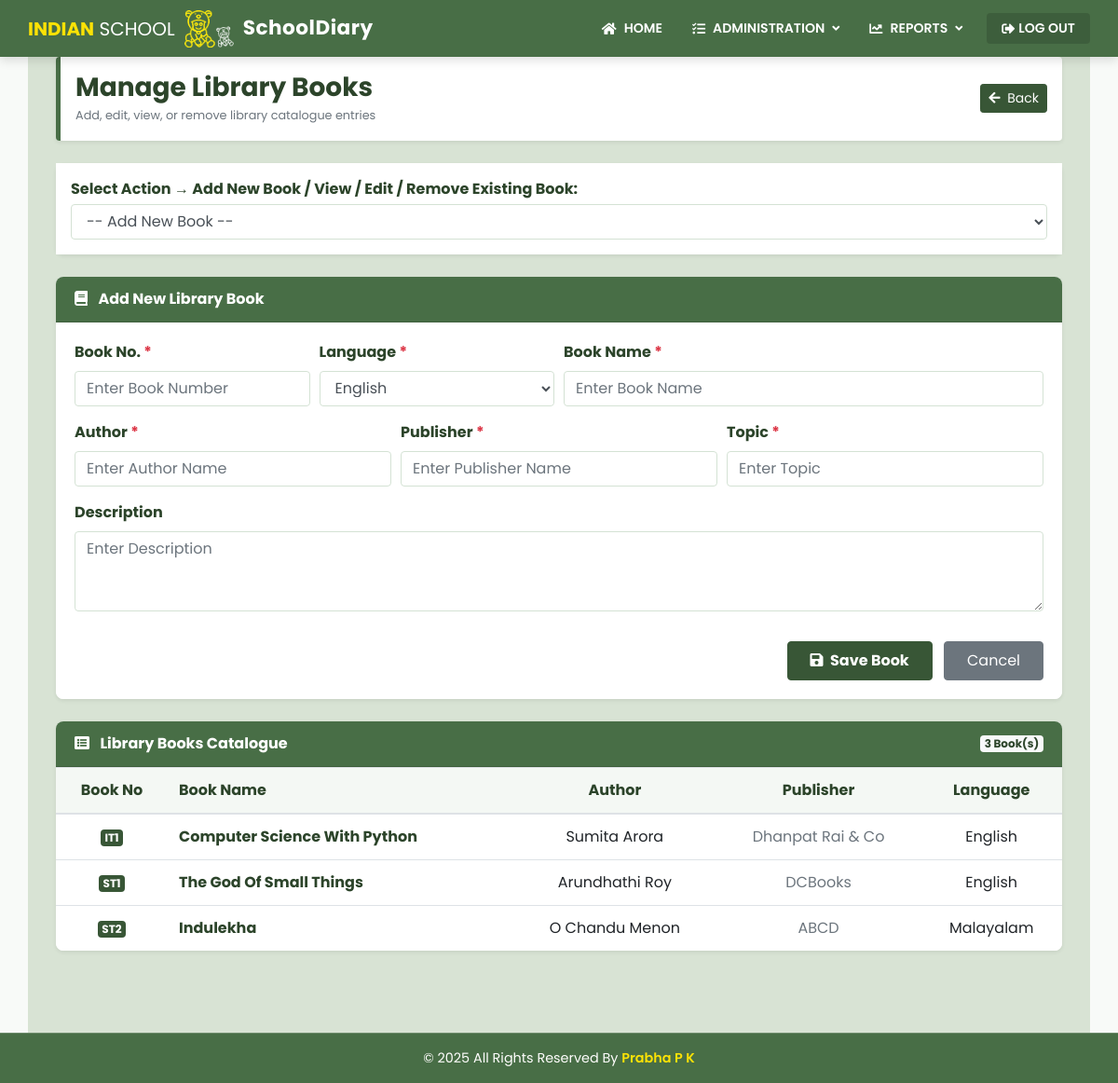
The page /Admin_Principal/Admin_LibraryBooks/ on the database its author committed.
### Admin_Principal/models.py (models this page shows, shortened)
class LibraryBook_model(models.Model):
    BookNo = models.CharField(max_length=10,unique=True)
    BookName = models.CharField(max_length=100)
    Language = models.CharField(max_length=25,choices=[('English','English'),('Hindi','Hindi'),('Malayalam','Malayalam'),('Tamil','Tamil'),('Telugu','Telugu'),('Kannada','Kannada'),('Other Indian Language','Other_Indian_Language'),('Foreign_Language','Foreign_Language')],default='English')
    Author= models.CharField(max_length=40)
    Publisher = models.CharField(max_length=40)
    Topic =models.CharField(max_length=30)
    Description = models.TextField(max_length=100)
    class Meta:
        db_table = "LibraryBook"

### Admin_Principal/views.py (the view, shortened to what this page needs)
# urls.py: path('Admin_LibraryBooks/', views.Admin_LibraryBooks, name='Admin_LibraryBooks'),
@transaction.atomic
def Admin_LibraryBooks(request):
    library_books = LibraryBook_model.objects.all().order_by('BookNo')
    return render(request, 'Admin_LibraryBooks.html', {'library_books': library_books})

### Templates/Admin_LibraryBooks.html (shortened to what this page needs)
{% extends 'AdminPrincipalFrame.html' %}
{% load static %}
{% block content %}
<div class="container my-4">
    <div class="d-flex justify-content-between align-items-center mb-4 bg-white p-3 rounded shadow-sm" style="border-left: 5px solid #486E46;">
        <div>
            <h3 class="font-weight-bold mb-0" style="color: #2c442a;">Manage Library Books</h3>
            <small class="text-muted">Add, edit, view, or remove library catalogue entries</small>
        </div>
        <a class="btn btn-sm text-white" style="background-color: #385636; border-color: #385636;" href="{% url 'admin_home' %}">
            <i class="fas fa-arrow-left mr-1"></i> Back
        </a>
    </div>
    <div class="card shadow-sm border-0 mb-4" style="border-radius: 8px;">
        <div class="card-body bg-white p-3">
            <div class="form-group mb-0">
                <label class="font-weight-bold mb-1" style="color: #2c442a;">
                    Select Action &rarr; Add New Book / View / Edit / Remove Existing Book:
                </label>
                <select id="bookSelect" class="form-control" style="border-color: #d4e2d4;">
                    <option value="NEW">-- Add New Book --</option>
                </select>
            </div>
        </div>
    </div>
    <div class="card shadow-sm border-0 mb-4" style="border-radius: 8px; overflow: hidden;">
        <div class="card-header text-white font-weight-bold d-flex justify-content-between align-items-center" style="background-color: #486E46;">
            <span id="formHeader">
                <i class="fas fa-book mr-2"></i> Add New Library Book
            </span>
        </div>
        <div class="card-body bg-white">
            <form method="POST" action="{% url 'Admin_LibraryBooks' %}" id="bookForm">
                <div class="form-row">
                    <div class="form-group col-md-3">
                        <label class="font-weight-bold" style="color: #2c442a;">Book No. <span class="text-danger">*</span></label>
                        <input type="text" name="BookNo" id="BookNo" class="form-control" placeholder="Enter Book Number" style="border-color: #d4e2d4;" required>
                    </div>
                    <div class="form-group col-md-3">
                        <label class="font-weight-bold" style="color: #2c442a;">Language <span class="text-danger">*</span></label>
                        <select name="Language" id="Language" class="form-control" style="border-color: #d4e2d4;" required>
                            <option value="English">English</option>
                        </select>
                    </div>
                    <div class="form-group col-md-6">
                        <label class="font-weight-bold" style="color: #2c442a;">Book Name <span class="text-danger">*</span></label>
                        <input type="text" name="BookName" id="BookName" class="form-control" placeholder="Enter Book Name" style="border-color: #d4e2d4;" required>
                    </div>
                </div>
                <div class="form-row">
                    <div class="form-group col-md-4">
                        <label class="font-weight-bold" style="color: #2c442a;">Author <span class="text-danger">*</span></label>
                        <input type="text" name="Author" id="Author" class="form-control" placeholder="Enter Author Name" style="border-color: #d4e2d4;" required>
                    </div>
                    <div class="form-group col-md-4">
                        <label class="font-weight-bold" style="color: #2c442a;">Publisher <span class="text-danger">*</span></label>
                        <input type="text" name="Publisher" id="Publisher" class="form-control" placeholder="Enter Publisher Name" style="border-color: #d4e2d4;" required>
                    </div>
                    <div class="form-group col-md-4">
                        <label class="font-weight-bold" style="color: #2c442a;">Topic <span class="text-danger">*</span></label>
                        <input type="text" name="Topic" id="Topic" class="form-control" placeholder="Enter Topic" style="border-color: #d4e2d4;" required>
                    </div>
                </div>
                <div class="form-row">
                    <div class="form-group col-md-12">
                        <label class="font-weight-bold" style="color: #2c442a;">Description</label>
                        <textarea name="Description" id="Description" class="form-control" placeholder="Enter Description" rows="3" style="border-color: #d4e2d4;"></textarea>
                    </div>
                </div>
                <div class="text-right mt-3">
                    <button type="submit" class="btn text-white font-weight-bold px-4 py-2" style="background-color: #385636; border-color: #385636;" id="saveBtn">
                        <i class="fas fa-save mr-1"></i> Save Book
                    </button>
                    <a class="btn btn-secondary px-4 py-2 ml-2" href="{% url 'AdminPrincipalFrame' %}">Cancel</a>
                </div>
            </form>
        </div>
    </div>
    <div class="card shadow-sm border-0 mb-5" style="border-radius: 8px; overflow: hidden;">
        <div class="card-header text-white font-weight-bold d-flex justify-content-between align-items-center" style="background-color: #486E46;">
            <span><i class="fas fa-list-alt mr-2"></i> Library Books Catalogue</span>
            <span class="badge badge-light font-weight-bold" style="color: #2c442a;">{{ library_books|length }} Book(s)</span>
        </div>
        <div class="card-body p-0 bg-white">
            <div class="table-responsive">
                <table class="table table-hover align-middle mb-0 text-center">
                    <thead style="background-color: #f4f8f4; color: #2c442a;">
                        <tr>
                            <th style="width: 120px;">Book No</th>
                            <th style="text-align: left;">Book Name</th>
                            <th>Author</th>
                            <th>Publisher</th>
                            <th>Language</th>
                        </tr>
                    </thead>
                    <tbody>
                        {% for book in library_books %}
                        <tr>
                            <td class="align-middle font-weight-bold" style="color: #2c442a;">
                                <span class="badge text-white" style="background-color: #385636;">{{ book.BookNo }}</span>
                            </td>
                            <td class="align-middle font-weight-bold text-left" style="color: #2c442a;">{{ book.BookName }}</td>
                            <td class="align-middle">{{ book.Author }}</td>
                            <td class="align-middle text-muted">{{ book.Publisher }}</td>
                            <td class="align-middle">{{ book.get_Language_display|default:book.Language }}</td>
                        </tr>
                        {% empty %}
                        <tr>
                            <td colspan="5" class="text-center text-muted py-4">No library books available in the catalogue.</td>
                        </tr>
                        {% endfor %}
                    </tbody>
                </table>
            </div>
        </div>
    </div>
</div>
{% endblock %}

### static/css/style.css (style rules this page uses)
body { font-family: "Roboto", sans-serif; color: #0c0c0c; background-color: #ffffff; }
a, a:hover, a:focus { text-decoration: none; }
.btn, .btn:focus { outline: none !important; -webkit-box-shadow: none; box-shadow: none; }

### static/css/responsive.css (style rules this page uses)
@media (min-width: 1200px) { .container { max-width: 1170px; } }

### Templates/AdminPrincipalFrame.html (style rules this page uses)
html, body { height: 100%; margin: 0; font-family: 'Poppins', sans-serif; background-color: #f8faf8; }
.activity_section .container { padding-top: 0 !important; padding-bottom: 0 !important; }
.activity_section .container > * { margin-top: 0 !important; }

### rows shown on the page
LibraryBook_model: BookNo "IT1", BookName "Computer Science With Python", Author "Sumita Arora", Publisher "Dhanpat Rai & Co", Language "English"
LibraryBook_model: BookNo "ST1", BookName "The God Of Small Things", Author "Arundhathi Roy", Publisher "DCBooks", Language "English"
LibraryBook_model: BookNo "ST2", BookName "Indulekha", Author "O Chandu Menon", Publisher "ABCD", Language "Malayalam"

### other values the page prints
{{ library_books|length }} "3"
